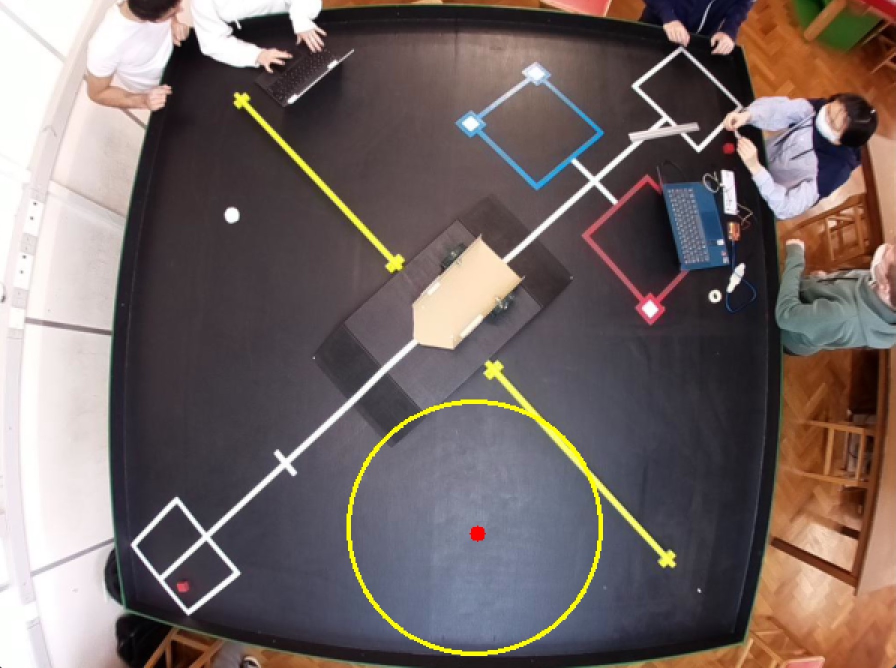
#> input picture 1.jpg, 1791 x 1336 px, given in place of the camera (shown at 1/2 size)
$ python object_detection.py
#> lines starting #> are read from the running program, lines starting #| are printed output that depends on the picture; after the words box and inside, x2 and y2 are one past the last pixel; in counts of white or black regions, pixels touching at a corner belong together


from collections import deque
from imutils.video import VideoStream
import numpy as np
import argparse
import cv2
import imutils
import time


# construct the argument parse and parse the arguments
ap = argparse.ArgumentParser()
ap.add_argument("-v", "--video",help="path to the (optional) video file")
ap.add_argument("-b", "--buffer", type=int, default=64,help="max buffer size")
args = vars(ap.parse_args())


# define the lower and upper boundaries of the "white"
# ball in the HSV color space, then initialize the
# list of tracked points

whiteLower = (99,0,127)
whiteUpper = (176,232,235)


pts = deque(maxlen=args["buffer"])
# if a video path was not supplied, grab the reference to the webcam
if not args.get("video", False):
    vs = VideoStream(src=0).start()
# otherwise, grab a reference to the video file
else:
    vs = cv2.VideoCapture(args["video"])
# allow the camera or video file to warm up
time.sleep(2.0)

while True:
    # grab the current frame
    frame = vs.read()
#> frame is the input picture: shape (1336, 1791, 3); mean B, G, R 101.5, 103.3, 115.8
    # handle the frame from VideoCapture or VideoStream
    frame = frame[1] if args.get("video", False) else frame
    # if we are viewing a video and we did not grab a frame,
    # then we have reached the end of the video
    if frame is None:
        break
    # resize the frame, blur it, and convert it to the HSV
    # color space
    frame = imutils.resize(frame, width=600)
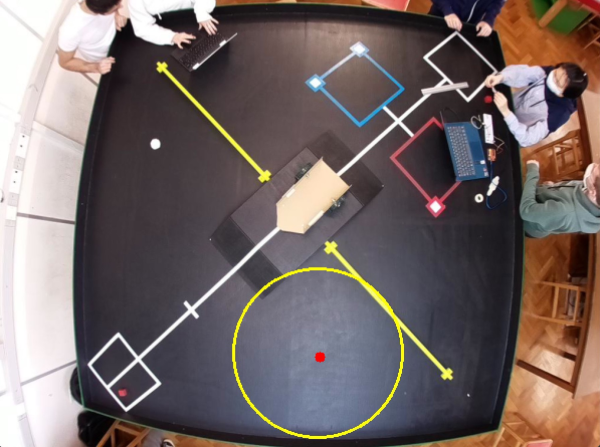
#> frame: shape (447, 600, 3); mean B, G, R 101.5, 103.3, 115.8
    blurred = cv2.GaussianBlur(frame, (11, 11), 0)
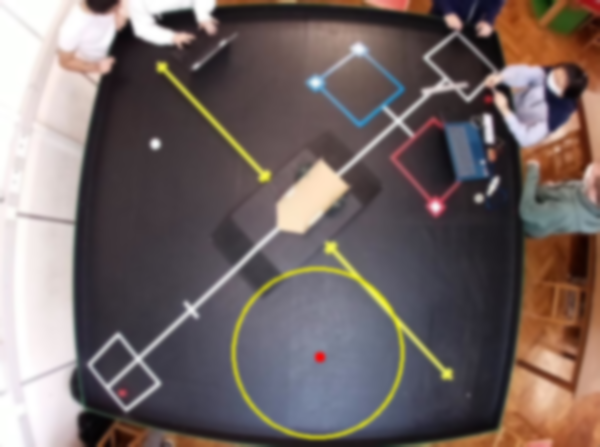
#> blurred: shape (447, 600, 3); mean B, G, R 101.5, 103.3, 115.8
    hsv = cv2.cvtColor(blurred, cv2.COLOR_BGR2HSV)
#> hsv: shape (447, 600, 3); mean H, S, V 93.5, 56.6, 120.6
    # construct a mask for the color "white", then perform
    # a series of dilations and erosions to remove any small
    # blobs left in the mask
    mask = cv2.inRange(hsv, whiteLower, whiteUpper)
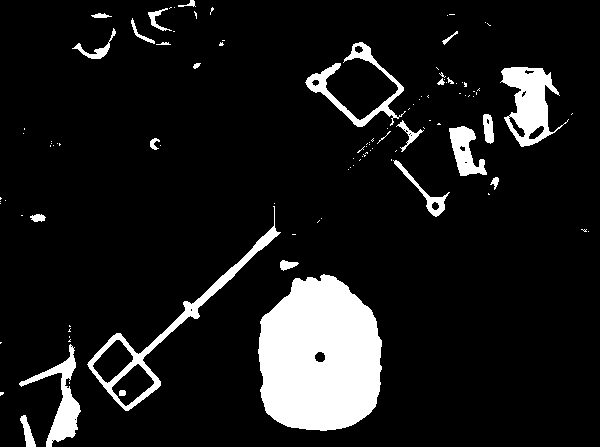
#> mask: shape (447, 600); 10.3% white; 107 white regions (81 under 20 px), largest, box (x1, y1, x2, y2) and area: (258, 274, 382, 431) 15517, (87, 206, 281, 411) 2699, (500, 67, 569, 147) 2637
    mask = cv2.erode(mask, None, iterations=2)
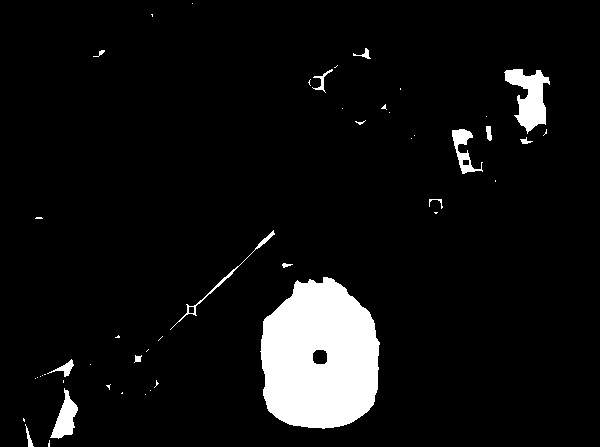
#> mask: shape (447, 600); 6.8% white; 48 white regions (32 under 20 px), largest, box (x1, y1, x2, y2) and area: (260, 277, 380, 429) 14260, (504, 69, 550, 134) 1541, (50, 388, 78, 439) 674
    mask = cv2.dilate(mask, None, iterations=2)
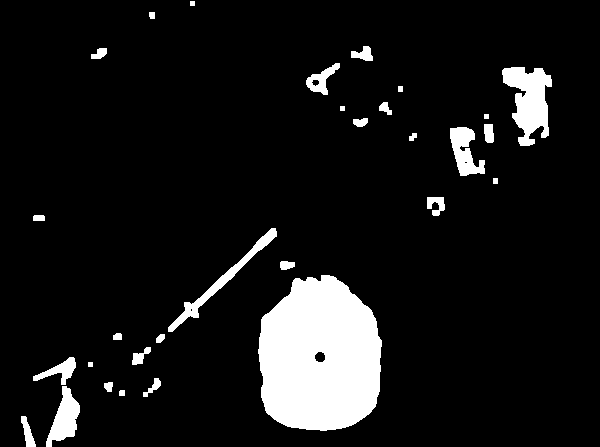
#> mask: shape (447, 600); 9% white; 30 white regions


# find contours in the mask and initialize the current
    # (x, y) center of the ball
    cnts = cv2.findContours(mask.copy(), cv2.RETR_EXTERNAL,
        cv2.CHAIN_APPROX_SIMPLE)
#> cnts = 30 contours, 4 with area under 20; largest, box (x1, y1, x2, y2) and area: (258, 275, 382, 431) 15364, (502, 67, 552, 146) 2180, (168, 228, 277, 332) 1072, (46, 386, 80, 447) 984, (450, 127, 485, 176) 887
    cnts = imutils.grab_contours(cnts)
    center = None
    # only proceed if at least one contour was found
    if len(cnts) > 0:
        # find the largest contour in the mask, then use
        # it to compute the minimum enclosing circle and
        # centroid
        c = max(cnts, key=cv2.contourArea)
#> c = contour of 174 points, box (x1, y1, x2, y2) (258, 275, 382, 431), area 15364
        ((x, y), radius) = cv2.minEnclosingCircle(c)
#> x = 317.8; y = 353.3; radius = 79.06
        M = cv2.moments(c)
#> M = moments, m00 15364, centre m10/m00, m01/m00 = (319.4, 356.7)
        center = (int(M["m10"] / M["m00"]), int(M["m01"] / M["m00"]))
#> center = (319, 356)
        # only proceed if the radius meets a minimum size
        if radius > 10:
            # draw the circle and centroid on the frame,
            # then update the list of tracked points
            cv2.circle(frame, (int(x), int(y)), int(radius),
                (0, 255, 255), 2)
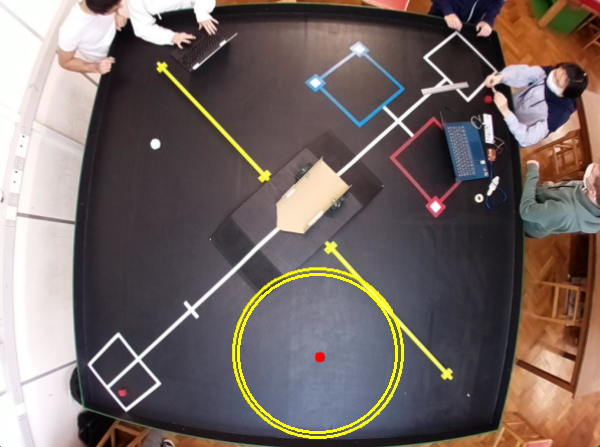
#> frame: shape (447, 600, 3); 0.55% of pixels changed, all inside (x1, y1, x2, y2) = (237, 273, 398, 434)
            cv2.circle(frame, center, 5, (0, 0, 255), -1)
#> frame: shape (447, 600, 3); 0.03% of pixels changed, all inside (x1, y1, x2, y2) = (314, 351, 325, 362)
    # update the points queue
    pts.appendleft(center)


    # show the frame to our screen
    cv2.imshow("Frame", frame)
    key = cv2.waitKey(1) & 0xFF
#> (key q is pressed here)

    # if the 'q' key is pressed, stop the loop
    if key == ord("q"):
        break
# if we are not using a video file, stop the camera video stream
if not args.get("video", False):
    vs.stop()
# otherwise, release the camera
else:
    vs.release()
# close all windows
cv2.destroyAllWindows()
